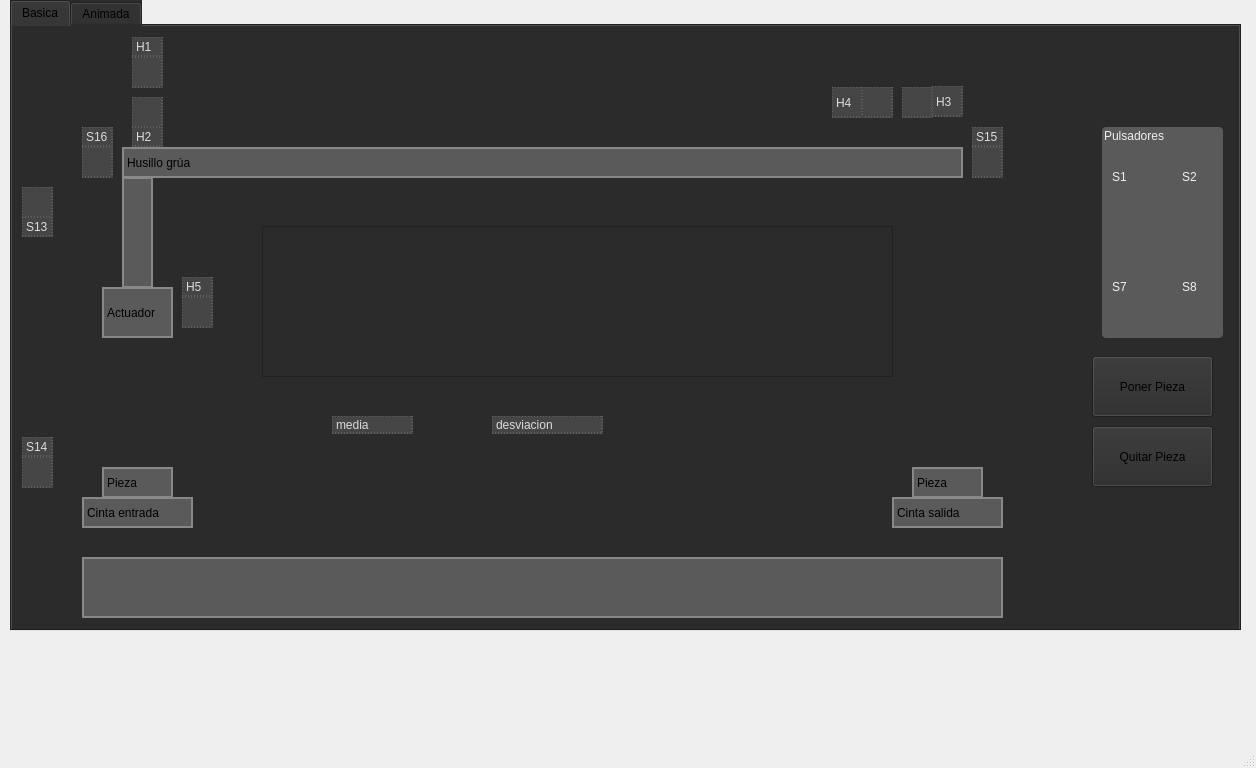
<?xml version="1.0" encoding="UTF-8"?>
<ui version="4.0">
 <class>MainWindow</class>
 <widget class="QMainWindow" name="MainWindow">
  <property name="geometry">
   <rect>
    <x>0</x>
    <y>0</y>
    <width>1256</width>
    <height>768</height>
   </rect>
  </property>
  <property name="windowTitle">
   <string>MainWindow</string>
  </property>
  <widget class="QWidget" name="centralwidget">
   <widget class="QTabWidget" name="tabWidget">
    <property name="geometry">
     <rect>
      <x>10</x>
      <y>0</y>
      <width>1231</width>
      <height>631</height>
     </rect>
    </property>
    <property name="styleSheet">
     <string notr="true">background-color: #2b2b2b</string>
    </property>
    <property name="currentIndex">
     <number>0</number>
    </property>
    <widget class="QWidget" name="ejemplobasico">
     <attribute name="title">
      <string>Basica</string>
     </attribute>
     <widget class="QLabel" name="l_H4">
      <property name="geometry">
       <rect>
        <x>850</x>
        <y>61</y>
        <width>31</width>
        <height>31</height>
       </rect>
      </property>
      <property name="styleSheet">
       <string notr="true">background-color: #454545; border: 1px dashed #777777; color: #DCDCDC; </string>
      </property>
      <property name="frameShape">
       <enum>QFrame::NoFrame</enum>
      </property>
      <property name="lineWidth">
       <number>2</number>
      </property>
      <property name="text">
       <string/>
      </property>
     </widget>
     <widget class="QLabel" name="labelH4">
      <property name="geometry">
       <rect>
        <x>820</x>
        <y>61</y>
        <width>31</width>
        <height>31</height>
       </rect>
      </property>
      <property name="styleSheet">
       <string notr="true">background-color: #454545; border: 1px dashed #777777; color: #DCDCDC; </string>
      </property>
      <property name="text">
       <string>H4</string>
      </property>
     </widget>
     <widget class="QLabel" name="l_S13">
      <property name="geometry">
       <rect>
        <x>10</x>
        <y>161</y>
        <width>31</width>
        <height>31</height>
       </rect>
      </property>
      <property name="styleSheet">
       <string notr="true">background-color: #454545; border: 1px dashed #777777; color: #DCDCDC; </string>
      </property>
      <property name="frameShape">
       <enum>QFrame::NoFrame</enum>
      </property>
      <property name="lineWidth">
       <number>2</number>
      </property>
      <property name="text">
       <string/>
      </property>
     </widget>
     <widget class="QLabel" name="labelS14">
      <property name="geometry">
       <rect>
        <x>10</x>
        <y>411</y>
        <width>31</width>
        <height>20</height>
       </rect>
      </property>
      <property name="styleSheet">
       <string notr="true">background-color: #454545; border: 1px dashed #777777; color: #DCDCDC; </string>
      </property>
      <property name="text">
       <string>S14</string>
      </property>
     </widget>
     <widget class="QLabel" name="labelhusillo">
      <property name="geometry">
       <rect>
        <x>110</x>
        <y>121</y>
        <width>841</width>
        <height>31</height>
       </rect>
      </property>
      <property name="styleSheet">
       <string notr="true">background-color: #5A5A5A; border: 2px solid #888888</string>
      </property>
      <property name="frameShape">
       <enum>QFrame::NoFrame</enum>
      </property>
      <property name="lineWidth">
       <number>2</number>
      </property>
      <property name="text">
       <string>Husillo grúa</string>
      </property>
     </widget>
     <widget class="QLabel" name="l_H1">
      <property name="geometry">
       <rect>
        <x>120</x>
        <y>31</y>
        <width>31</width>
        <height>31</height>
       </rect>
      </property>
      <property name="styleSheet">
       <string notr="true">background-color: #454545; border: 1px dashed #777777; color: #DCDCDC; </string>
      </property>
      <property name="frameShape">
       <enum>QFrame::NoFrame</enum>
      </property>
      <property name="lineWidth">
       <number>2</number>
      </property>
      <property name="text">
       <string/>
      </property>
     </widget>
     <widget class="QLabel" name="piezasalida">
      <property name="geometry">
       <rect>
        <x>900</x>
        <y>441</y>
        <width>71</width>
        <height>31</height>
       </rect>
      </property>
      <property name="styleSheet">
       <string notr="true">background-color: #5A5A5A; border: 2px solid #888888</string>
      </property>
      <property name="frameShape">
       <enum>QFrame::NoFrame</enum>
      </property>
      <property name="lineWidth">
       <number>2</number>
      </property>
      <property name="text">
       <string>Pieza</string>
      </property>
     </widget>
     <widget class="QLabel" name="labelactuadorgrua">
      <property name="geometry">
       <rect>
        <x>90</x>
        <y>261</y>
        <width>71</width>
        <height>51</height>
       </rect>
      </property>
      <property name="styleSheet">
       <string notr="true">background-color: #5A5A5A; border: 2px solid #888888</string>
      </property>
      <property name="frameShape">
       <enum>QFrame::NoFrame</enum>
      </property>
      <property name="lineWidth">
       <number>2</number>
      </property>
      <property name="text">
       <string>Actuador</string>
      </property>
     </widget>
     <widget class="QLabel" name="labelcintasalida">
      <property name="geometry">
       <rect>
        <x>880</x>
        <y>471</y>
        <width>111</width>
        <height>31</height>
       </rect>
      </property>
      <property name="styleSheet">
       <string notr="true">background-color: #5A5A5A; border: 2px solid #888888</string>
      </property>
      <property name="frameShape">
       <enum>QFrame::NoFrame</enum>
      </property>
      <property name="lineWidth">
       <number>2</number>
      </property>
      <property name="text">
       <string>Cinta salida</string>
      </property>
     </widget>
     <widget class="QLabel" name="l_S16">
      <property name="geometry">
       <rect>
        <x>70</x>
        <y>121</y>
        <width>31</width>
        <height>31</height>
       </rect>
      </property>
      <property name="styleSheet">
       <string notr="true">background-color: #454545; border: 1px dashed #777777; color: #DCDCDC; </string>
      </property>
      <property name="frameShape">
       <enum>QFrame::NoFrame</enum>
      </property>
      <property name="lineWidth">
       <number>2</number>
      </property>
      <property name="text">
       <string/>
      </property>
     </widget>
     <widget class="QLabel" name="l_H3">
      <property name="geometry">
       <rect>
        <x>890</x>
        <y>61</y>
        <width>31</width>
        <height>31</height>
       </rect>
      </property>
      <property name="styleSheet">
       <string notr="true">background-color: #454545; border: 1px dashed #777777; color: #DCDCDC; </string>
      </property>
      <property name="frameShape">
       <enum>QFrame::NoFrame</enum>
      </property>
      <property name="lineWidth">
       <number>2</number>
      </property>
      <property name="text">
       <string/>
      </property>
     </widget>
     <widget class="QLabel" name="labelS15">
      <property name="geometry">
       <rect>
        <x>960</x>
        <y>101</y>
        <width>31</width>
        <height>20</height>
       </rect>
      </property>
      <property name="styleSheet">
       <string notr="true">background-color: #454545; border: 1px dashed #777777; color: #DCDCDC; </string>
      </property>
      <property name="text">
       <string>S15</string>
      </property>
     </widget>
     <widget class="QLabel" name="piezaentrada">
      <property name="geometry">
       <rect>
        <x>90</x>
        <y>441</y>
        <width>71</width>
        <height>31</height>
       </rect>
      </property>
      <property name="styleSheet">
       <string notr="true">background-color: #5A5A5A; border: 2px solid #888888</string>
      </property>
      <property name="frameShape">
       <enum>QFrame::NoFrame</enum>
      </property>
      <property name="lineWidth">
       <number>2</number>
      </property>
      <property name="text">
       <string>Pieza</string>
      </property>
     </widget>
     <widget class="QLabel" name="l_H5">
      <property name="geometry">
       <rect>
        <x>170</x>
        <y>271</y>
        <width>31</width>
        <height>31</height>
       </rect>
      </property>
      <property name="styleSheet">
       <string notr="true">background-color: #454545; border: 1px dashed #777777; color: #DCDCDC; </string>
      </property>
      <property name="frameShape">
       <enum>QFrame::NoFrame</enum>
      </property>
      <property name="lineWidth">
       <number>2</number>
      </property>
      <property name="text">
       <string/>
      </property>
     </widget>
     <widget class="QLabel" name="l_H2">
      <property name="geometry">
       <rect>
        <x>120</x>
        <y>71</y>
        <width>31</width>
        <height>31</height>
       </rect>
      </property>
      <property name="styleSheet">
       <string notr="true">background-color: #454545; border: 1px dashed #777777; color: #DCDCDC; </string>
      </property>
      <property name="frameShape">
       <enum>QFrame::NoFrame</enum>
      </property>
      <property name="lineWidth">
       <number>2</number>
      </property>
      <property name="text">
       <string/>
      </property>
     </widget>
     <widget class="QLabel" name="labelH5">
      <property name="geometry">
       <rect>
        <x>170</x>
        <y>251</y>
        <width>31</width>
        <height>20</height>
       </rect>
      </property>
      <property name="styleSheet">
       <string notr="true">background-color: #454545; border: 1px dashed #777777; color: #DCDCDC; </string>
      </property>
      <property name="text">
       <string>H5</string>
      </property>
     </widget>
     <widget class="QGroupBox" name="groupBox">
      <property name="geometry">
       <rect>
        <x>1090</x>
        <y>101</y>
        <width>121</width>
        <height>211</height>
       </rect>
      </property>
      <property name="styleSheet">
       <string notr="true">background-color: #5A5A5A; border: 2px solid 888888; color: #F0F0F0; border-radius: 4px</string>
      </property>
      <property name="title">
       <string>Pulsadores</string>
      </property>
      <widget class="QLabel" name="labelS8">
       <property name="geometry">
        <rect>
         <x>80</x>
         <y>150</y>
         <width>31</width>
         <height>20</height>
        </rect>
       </property>
       <property name="text">
        <string>S8</string>
       </property>
      </widget>
      <widget class="QLabel" name="l_S8">
       <property name="geometry">
        <rect>
         <x>80</x>
         <y>170</y>
         <width>31</width>
         <height>31</height>
        </rect>
       </property>
       <property name="frameShape">
        <enum>QFrame::NoFrame</enum>
       </property>
       <property name="lineWidth">
        <number>2</number>
       </property>
       <property name="text">
        <string/>
       </property>
      </widget>
      <widget class="QLabel" name="l_S7">
       <property name="geometry">
        <rect>
         <x>10</x>
         <y>170</y>
         <width>31</width>
         <height>31</height>
        </rect>
       </property>
       <property name="frameShape">
        <enum>QFrame::NoFrame</enum>
       </property>
       <property name="lineWidth">
        <number>2</number>
       </property>
       <property name="text">
        <string/>
       </property>
      </widget>
      <widget class="QLabel" name="l_S1">
       <property name="geometry">
        <rect>
         <x>10</x>
         <y>60</y>
         <width>31</width>
         <height>31</height>
        </rect>
       </property>
       <property name="frameShape">
        <enum>QFrame::NoFrame</enum>
       </property>
       <property name="lineWidth">
        <number>2</number>
       </property>
       <property name="text">
        <string/>
       </property>
      </widget>
      <widget class="QLabel" name="labelS1">
       <property name="geometry">
        <rect>
         <x>10</x>
         <y>40</y>
         <width>31</width>
         <height>20</height>
        </rect>
       </property>
       <property name="text">
        <string>S1</string>
       </property>
      </widget>
      <widget class="QLabel" name="labelS7">
       <property name="geometry">
        <rect>
         <x>10</x>
         <y>150</y>
         <width>31</width>
         <height>20</height>
        </rect>
       </property>
       <property name="text">
        <string>S7</string>
       </property>
      </widget>
      <widget class="QLabel" name="labelS2">
       <property name="geometry">
        <rect>
         <x>80</x>
         <y>40</y>
         <width>31</width>
         <height>20</height>
        </rect>
       </property>
       <property name="text">
        <string>S2</string>
       </property>
      </widget>
      <widget class="QLabel" name="l_S2">
       <property name="geometry">
        <rect>
         <x>80</x>
         <y>60</y>
         <width>31</width>
         <height>31</height>
        </rect>
       </property>
       <property name="frameShape">
        <enum>QFrame::NoFrame</enum>
       </property>
       <property name="lineWidth">
        <number>2</number>
       </property>
       <property name="text">
        <string/>
       </property>
      </widget>
     </widget>
     <widget class="QLabel" name="labelS16">
      <property name="geometry">
       <rect>
        <x>70</x>
        <y>101</y>
        <width>31</width>
        <height>20</height>
       </rect>
      </property>
      <property name="styleSheet">
       <string notr="true">background-color: #454545; border: 1px dashed #777777; color: #DCDCDC; </string>
      </property>
      <property name="text">
       <string>S16</string>
      </property>
     </widget>
     <widget class="QLabel" name="labelH1">
      <property name="geometry">
       <rect>
        <x>120</x>
        <y>11</y>
        <width>31</width>
        <height>20</height>
       </rect>
      </property>
      <property name="styleSheet">
       <string notr="true">background-color: #454545; border: 1px dashed #777777; color: #DCDCDC; </string>
      </property>
      <property name="text">
       <string>H1</string>
      </property>
     </widget>
     <widget class="QLabel" name="labelH2">
      <property name="geometry">
       <rect>
        <x>120</x>
        <y>101</y>
        <width>31</width>
        <height>20</height>
       </rect>
      </property>
      <property name="styleSheet">
       <string notr="true">background-color: #454545; border: 1px dashed #777777; color: #DCDCDC; </string>
      </property>
      <property name="text">
       <string>H2</string>
      </property>
     </widget>
     <widget class="QLabel" name="labelcintaentrada">
      <property name="geometry">
       <rect>
        <x>70</x>
        <y>471</y>
        <width>111</width>
        <height>31</height>
       </rect>
      </property>
      <property name="styleSheet">
       <string notr="true">background-color: #5A5A5A; border: 2px solid #888888</string>
      </property>
      <property name="frameShape">
       <enum>QFrame::NoFrame</enum>
      </property>
      <property name="lineWidth">
       <number>2</number>
      </property>
      <property name="text">
       <string>Cinta entrada</string>
      </property>
     </widget>
     <widget class="QLabel" name="texto">
      <property name="geometry">
       <rect>
        <x>70</x>
        <y>531</y>
        <width>921</width>
        <height>61</height>
       </rect>
      </property>
      <property name="styleSheet">
       <string notr="true">background-color: #5A5A5A; border: 2px solid #888888</string>
      </property>
      <property name="frameShape">
       <enum>QFrame::NoFrame</enum>
      </property>
      <property name="lineWidth">
       <number>2</number>
      </property>
      <property name="text">
       <string/>
      </property>
     </widget>
     <widget class="QLabel" name="labelpalogrua">
      <property name="geometry">
       <rect>
        <x>110</x>
        <y>151</y>
        <width>31</width>
        <height>111</height>
       </rect>
      </property>
      <property name="styleSheet">
       <string notr="true">background-color: #5A5A5A; border: 2px solid #888888</string>
      </property>
      <property name="frameShape">
       <enum>QFrame::NoFrame</enum>
      </property>
      <property name="lineWidth">
       <number>2</number>
      </property>
      <property name="text">
       <string/>
      </property>
     </widget>
     <widget class="QLabel" name="labelS13">
      <property name="geometry">
       <rect>
        <x>10</x>
        <y>191</y>
        <width>31</width>
        <height>20</height>
       </rect>
      </property>
      <property name="styleSheet">
       <string notr="true">background-color: #454545; border: 1px dashed #777777; color: #DCDCDC; </string>
      </property>
      <property name="text">
       <string>S13</string>
      </property>
     </widget>
     <widget class="QLabel" name="l_S15">
      <property name="geometry">
       <rect>
        <x>960</x>
        <y>121</y>
        <width>31</width>
        <height>31</height>
       </rect>
      </property>
      <property name="styleSheet">
       <string notr="true">background-color: #454545; border: 1px dashed #777777; color: #DCDCDC; </string>
      </property>
      <property name="frameShape">
       <enum>QFrame::NoFrame</enum>
      </property>
      <property name="lineWidth">
       <number>2</number>
      </property>
      <property name="text">
       <string/>
      </property>
     </widget>
     <widget class="QLabel" name="l_S14">
      <property name="geometry">
       <rect>
        <x>10</x>
        <y>431</y>
        <width>31</width>
        <height>31</height>
       </rect>
      </property>
      <property name="styleSheet">
       <string notr="true">background-color: #454545; border: 1px dashed #777777; color: #DCDCDC; </string>
      </property>
      <property name="frameShape">
       <enum>QFrame::NoFrame</enum>
      </property>
      <property name="lineWidth">
       <number>2</number>
      </property>
      <property name="text">
       <string/>
      </property>
     </widget>
     <widget class="QLabel" name="labelH3">
      <property name="geometry">
       <rect>
        <x>920</x>
        <y>60</y>
        <width>31</width>
        <height>31</height>
       </rect>
      </property>
      <property name="styleSheet">
       <string notr="true">background-color: #454545; border: 1px dashed #777777; color: #DCDCDC; </string>
      </property>
      <property name="text">
       <string>H3</string>
      </property>
     </widget>
     <widget class="QListWidget" name="listWidget">
      <property name="geometry">
       <rect>
        <x>250</x>
        <y>200</y>
        <width>631</width>
        <height>151</height>
       </rect>
      </property>
      <property name="styleSheet">
       <string notr="true">color: white;</string>
      </property>
     </widget>
     <widget class="QLabel" name="label_media">
      <property name="geometry">
       <rect>
        <x>320</x>
        <y>390</y>
        <width>81</width>
        <height>18</height>
       </rect>
      </property>
      <property name="styleSheet">
       <string notr="true">background-color: #454545; border: 1px dashed #777777; color: #DCDCDC; </string>
      </property>
      <property name="text">
       <string>&lt;html&gt;&lt;head/&gt;&lt;body&gt;&lt;p&gt;media&lt;/p&gt;&lt;/body&gt;&lt;/html&gt;</string>
      </property>
     </widget>
     <widget class="QLabel" name="label_desviacion">
      <property name="geometry">
       <rect>
        <x>480</x>
        <y>390</y>
        <width>111</width>
        <height>18</height>
       </rect>
      </property>
      <property name="styleSheet">
       <string notr="true">background-color: #454545; border: 1px dashed #777777; color: #DCDCDC; </string>
      </property>
      <property name="text">
       <string>desviacion</string>
      </property>
     </widget>
     <widget class="QPushButton" name="b_ponerpieza">
      <property name="geometry">
       <rect>
        <x>1080</x>
        <y>330</y>
        <width>121</width>
        <height>61</height>
       </rect>
      </property>
      <property name="text">
       <string>Poner Pieza</string>
      </property>
     </widget>
     <widget class="QPushButton" name="b_quitarpieza">
      <property name="geometry">
       <rect>
        <x>1080</x>
        <y>400</y>
        <width>121</width>
        <height>61</height>
       </rect>
      </property>
      <property name="text">
       <string>Quitar Pieza</string>
      </property>
     </widget>
    </widget>
    <widget class="QWidget" name="ejemploanimacion">
     <property name="accessibleName">
      <string/>
     </property>
     <attribute name="title">
      <string>Animada</string>
     </attribute>
     <widget class="QLabel" name="label_husillo">
      <property name="geometry">
       <rect>
        <x>110</x>
        <y>90</y>
        <width>961</width>
        <height>16</height>
       </rect>
      </property>
      <property name="styleSheet">
       <string notr="true">background-color: #5A5A5A; border: 2px solid #888888</string>
      </property>
      <property name="frameShape">
       <enum>QFrame::NoFrame</enum>
      </property>
      <property name="text">
       <string/>
      </property>
     </widget>
     <widget class="QLabel" name="animacion_H1">
      <property name="geometry">
       <rect>
        <x>110</x>
        <y>40</y>
        <width>41</width>
        <height>41</height>
       </rect>
      </property>
      <property name="styleSheet">
       <string notr="true">background-color: #5A5A5A; border: 2px solid #888888</string>
      </property>
      <property name="frameShape">
       <enum>QFrame::NoFrame</enum>
      </property>
      <property name="text">
       <string/>
      </property>
     </widget>
     <widget class="QLabel" name="label_eje_grua">
      <property name="geometry">
       <rect>
        <x>120</x>
        <y>110</y>
        <width>16</width>
        <height>301</height>
       </rect>
      </property>
      <property name="styleSheet">
       <string notr="true">background-color: #5A5A5A; border: 2px solid #888888</string>
      </property>
      <property name="frameShape">
       <enum>QFrame::NoFrame</enum>
      </property>
      <property name="text">
       <string/>
      </property>
     </widget>
    </widget>
   </widget>
  </widget>
  <widget class="QMenuBar" name="menubar">
   <property name="geometry">
    <rect>
     <x>0</x>
     <y>0</y>
     <width>1256</width>
     <height>23</height>
    </rect>
   </property>
  </widget>
  <widget class="QStatusBar" name="statusbar"/>
 </widget>
 <resources/>
 <connections/>
</ui>
